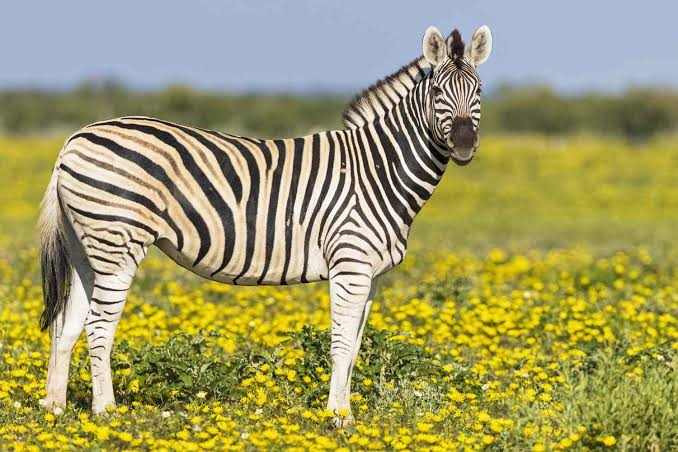
#> input picture images/input.jpeg, 678 x 452 px
$ jupyter execute 'lab 3.ipynb'
#> lines starting #> are read from the running program, lines starting #| are printed output that depends on the picture
[cell 1]
import cv2

img = cv2.imread('./images/input.jpeg')
#> img is the input picture: shape (452, 678, 3); mean B, G, R 102.3, 155.9, 160

print("Type of img:", type(img))
#| Type of img: <class 'numpy.ndarray'>

cv2.imshow('Input image', img)
cv2.waitKey(0)
cv2.destroyAllWindows()

[cell 2]
gray_img = cv2.imread('./images/input.jpeg', cv2.IMREAD_GRAYSCALE)
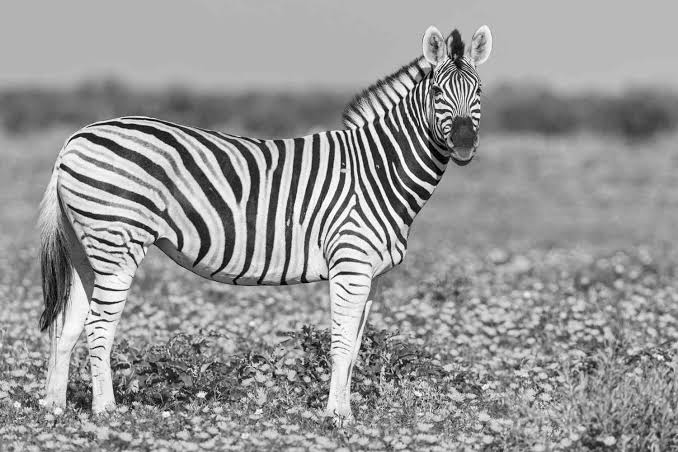
#> gray_img: shape (452, 678); min 0, max 255, mean 151

cv2.imshow('Grayscale', gray_img)
cv2.waitKey(0)
cv2.destroyAllWindows()

[cell 3]
cv2.imwrite('./images/output.jpg', gray_img)
print("Image saved successfully as images/output.jpg")

[cell 4]
gray_img_converted = cv2.cvtColor(img, cv2.COLOR_BGR2GRAY)
cv2.imshow('Grayscale image', gray_img_converted)
cv2.waitKey(0)
cv2.destroyAllWindows()

color_flags = [x for x in dir(cv2) if x.startswith('COLOR_')]
print(f"Total available color flags: {len(color_flags)}")
print("Sample color flags:", color_flags[:10])

yuv_img = cv2.cvtColor(img, cv2.COLOR_BGR2YUV)
#> yuv_img: shape (452, 678, 3); mean of channels 0, 1, 2 151, 104.1, 136

cv2.imshow('Y channel', yuv_img[:, :, 0])
cv2.imshow('U channel', yuv_img[:, :, 1])
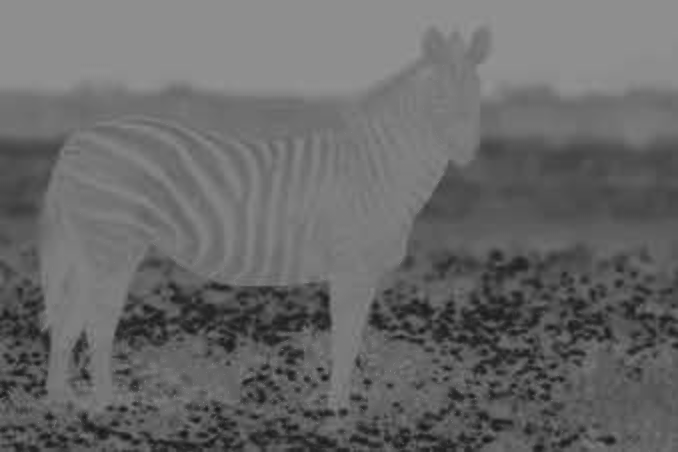
#> window 'U channel': shape (452, 678); min 22, max 146, mean 104.1
cv2.imshow('V channel', yuv_img[:, :, 2])
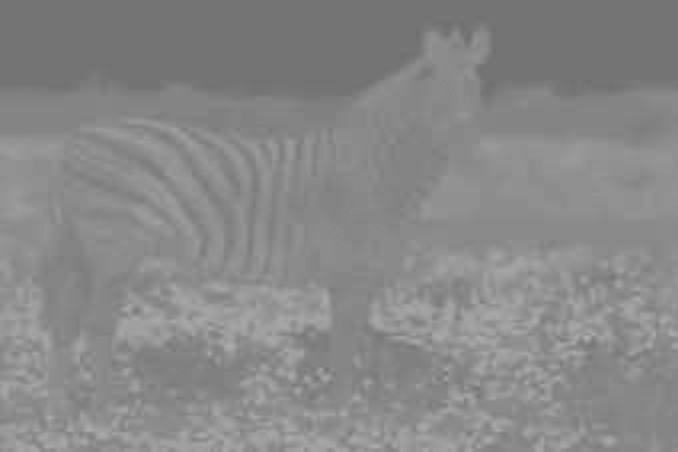
#> window 'V channel': shape (452, 678); min 110, max 180, mean 136
cv2.waitKey(0)
cv2.destroyAllWindows()

[cell 5]
import numpy as np

h, w = img.shape[:2]
#> h = 452; w = 678

new_w, new_h = int(w * 1.5), int(h * 1.5)
#> new_w = 1017; new_h = 678
scaled_img = cv2.resize(img, (new_w, new_h), interpolation=cv2.INTER_CUBIC)
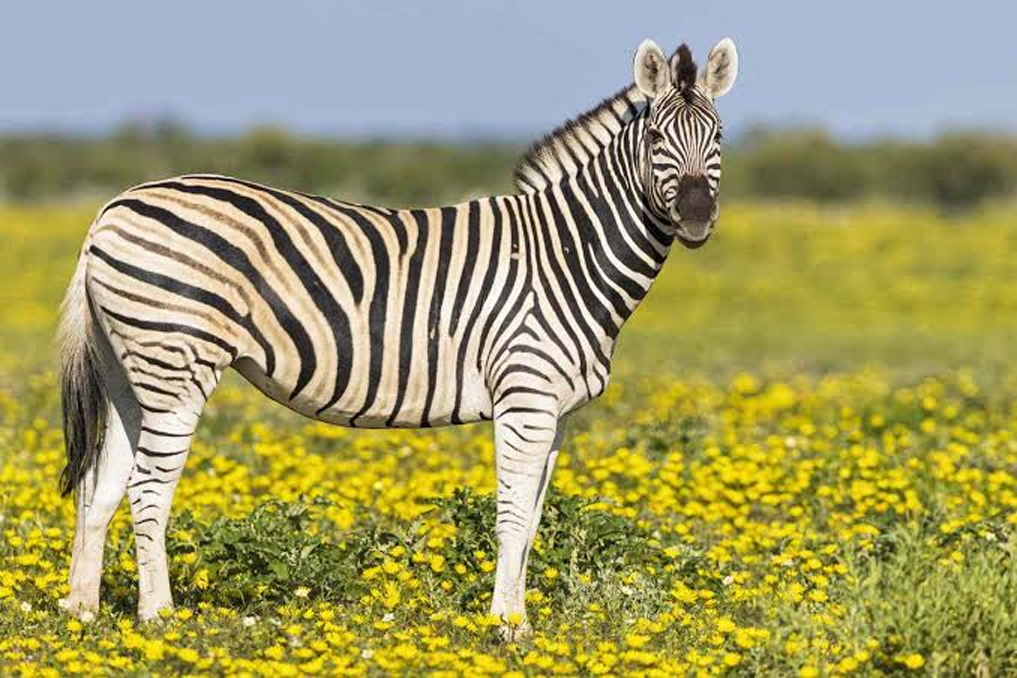
#> scaled_img: shape (678, 1017, 3); mean B, G, R 102.3, 155.9, 160

center = (w // 2, h // 2)
#> center = (339, 226)
rotation_matrix = cv2.getRotationMatrix2D(center, 120, 1.0)
rotated_img = cv2.warpAffine(img, rotation_matrix, (w, h))
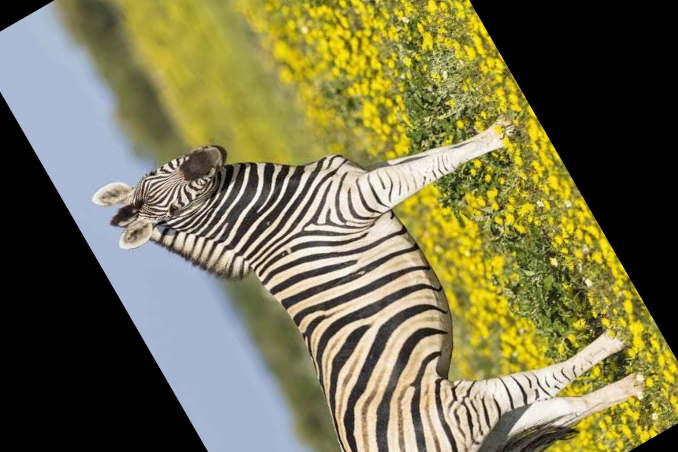
#> rotated_img: shape (452, 678, 3); mean B, G, R 77.7, 116, 119.8

sh_x = 0.2
sh_y = 0.1
shear_matrix = np.float32([
    [1, sh_x, 0],
    [sh_y, 1, 0]
])
sheared_w = int(w + abs(sh_x) * h)
#> sheared_w = 768
sheared_h = int(h + abs(sh_y) * w)
#> sheared_h = 519
sheared_img = cv2.warpAffine(img, shear_matrix, (sheared_w, sheared_h))
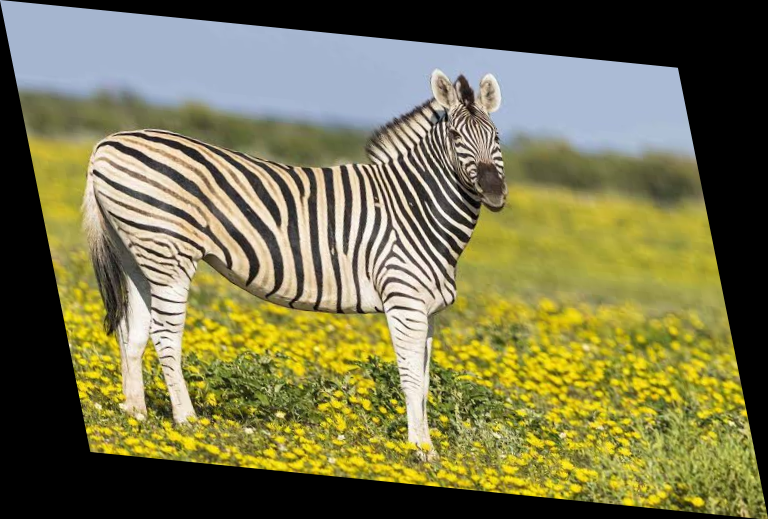
#> sheared_img: shape (519, 768, 3); mean B, G, R 77.1, 117.5, 120.6

cv2.imshow('Scaled Image (Increased Size)', scaled_img)
cv2.imshow('Rotated Image (120 Degrees)', rotated_img)
cv2.imshow('Sheared Image', sheared_img)
cv2.waitKey(0)
cv2.destroyAllWindows()

cv2.imwrite('./images/task1_scaled.jpg', scaled_img)
cv2.imwrite('./images/task1_rotated.jpg', rotated_img)
cv2.imwrite('./images/task1_sheared.jpg', sheared_img)
#> Out = True

[cell 6]
import matplotlib.pyplot as plt

gray = cv2.cvtColor(img, cv2.COLOR_BGR2GRAY)

negative_img = 255 - gray
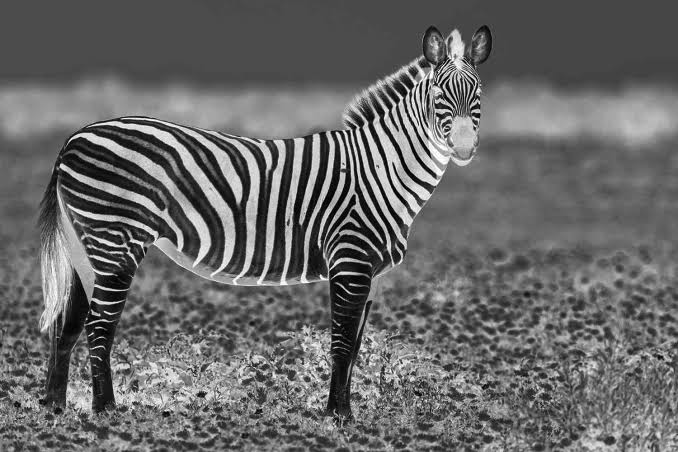
#> negative_img: shape (452, 678); min 0, max 255, mean 104

c_log = 255.0 / np.log(1.0 + float(np.max(gray)))
#> c_log = 45.99
log_img = c_log * np.log(1.0 + gray.astype(np.float64))
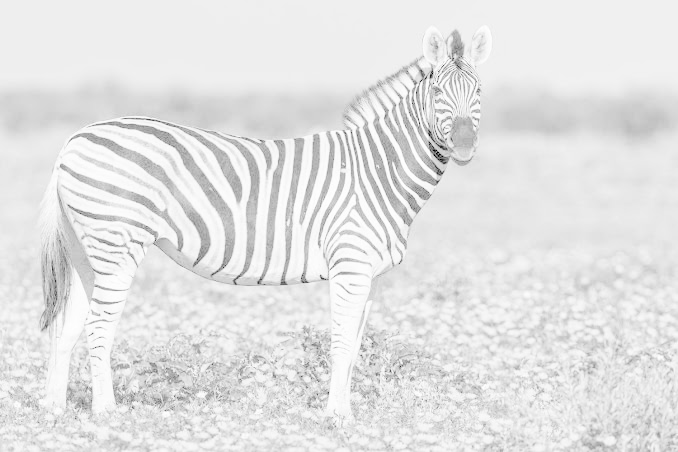
#> log_img: shape (452, 678) float64; min 0, max 255, mean 227.7
log_img = np.clip(log_img, 0, 255).astype(np.uint8)

gamma = 0.5
gamma_norm = gray / 255.0
gamma_img = np.clip(255.0 * (gamma_norm ** gamma), 0, 255).astype(np.uint8)
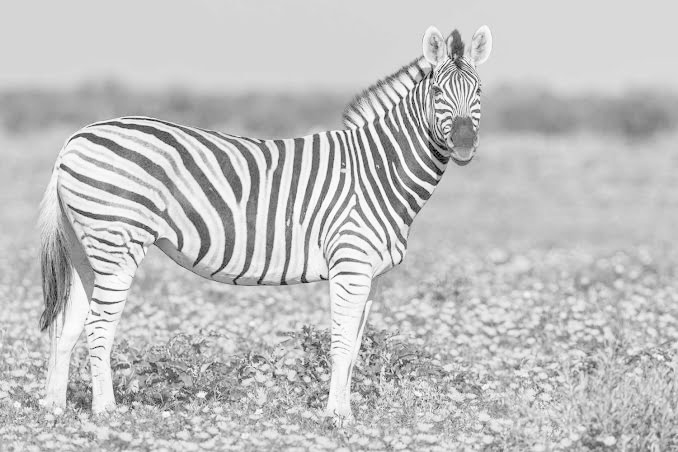
#> gamma_img: shape (452, 678); min 0, max 255, mean 192.5

fig, axes = plt.subplots(1, 4, figsize=(16, 5))
titles = [
    'Original Grayscale',
    'Negative Image',
    f'Log Transform (c={c_log:.2f})',
    f'Power-Law (Gamma={gamma})'
]
#> titles = ['Original Grayscale', 'Negative Image', 'Log Transform (c=45.99)', 'Power-Law (Gamma=0.5)']
images = [gray, negative_img, log_img, gamma_img]

for ax, im, title in zip(axes, images, titles):
    ax.imshow(im, cmap='gray')
    ax.set_title(title, fontsize=11)
    ax.axis('off')
#> this loop made 4 passes
#> title on passes 1 to 4: 'Original Grayscale', 'Negative Image', 'Log Transform (c=45.99)', 'Power-Law (Gamma=0.5)'

plt.tight_layout()
plt.show()

cv2.imwrite('./images/task2_negative.jpg', negative_img)
cv2.imwrite('./images/task2_log.jpg', log_img)
cv2.imwrite('./images/task2_gamma.jpg', gamma_img)
#> Out = True

$ run again, with images/task1_rotated.jpg copied over images/input.jpeg
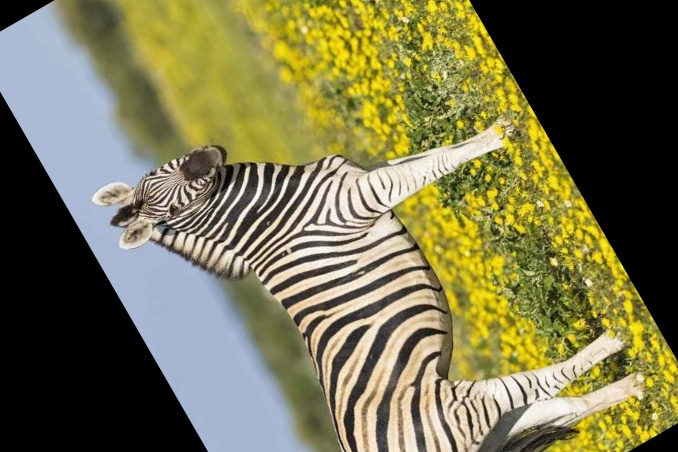
#> input picture images/task1_rotated.jpg, 678 x 452 px
#> img is the input picture: shape (452, 678, 3); mean B, G, R 77.8, 116, 119.8
#| Type of img: <class 'numpy.ndarray'>
#> yuv_img: shape (452, 678, 3); mean of channels 0, 1, 2 112.8, 110.8, 134.2
#> `cv2.imwrite('./images/task1_sheared.jpg', sheared_img)`: Out = True
#> `negative_img = 255 - gray`:
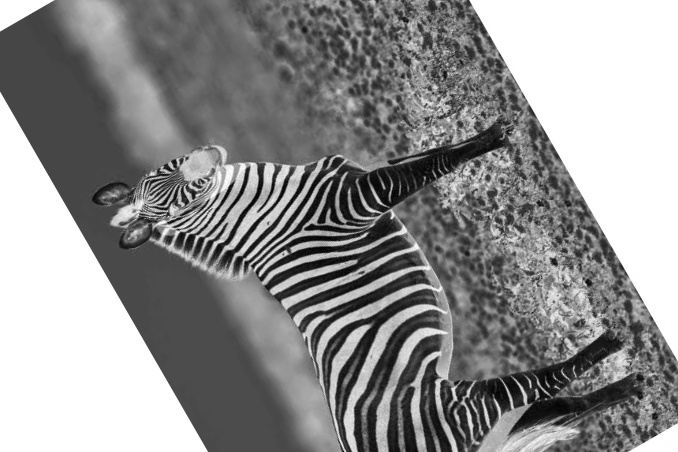
#> negative_img: shape (452, 678); min 1, max 255, mean 142.2
#> c_log = 46.02
#> `gamma_img = np.clip(255.0 * (gamma_norm ** gamma), 0, 255).astype(np.u..`:
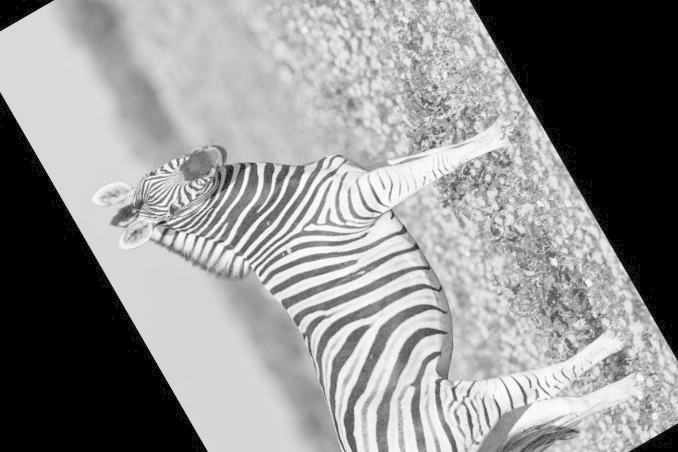
#> gamma_img: shape (452, 678); min 0, max 254, mean 144.2
#> titles = ['Original Grayscale', 'Negative Image', 'Log Transform (c=46.02)', 'Power-Law (Gamma=0.5)']
#> the loop `for ax, im, title in zip(axes, images, titles):` made 4 passes
#> title on passes 1 to 4: 'Original Grayscale', 'Negative Image', 'Log Transform (c=46.02)', 'Power-Law (Gamma=0.5)'
#> `cv2.imwrite('./images/task2_gamma.jpg', gamma_img)`: Out = True

$ run again, with images/task1_sheared.jpg copied over images/input.jpeg
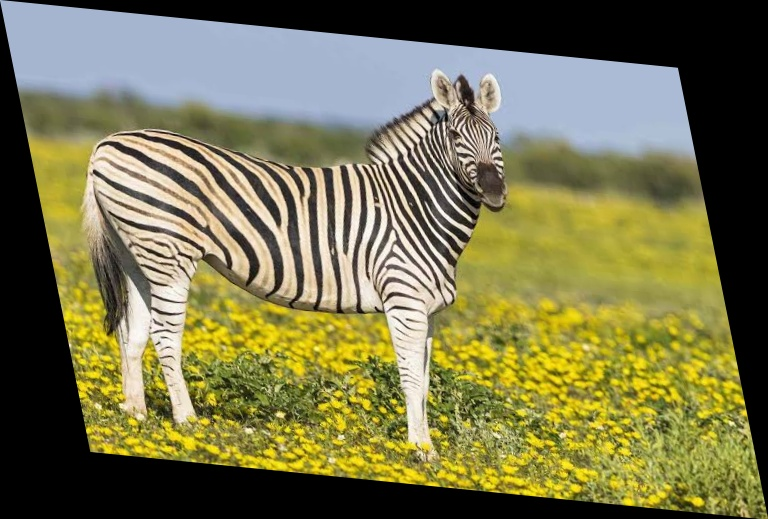
#> input picture images/task1_sheared.jpg, 768 x 519 px
#> img is the input picture: shape (519, 768, 3); mean B, G, R 77.2, 117.5, 120.6
#| Type of img: <class 'numpy.ndarray'>
#> yuv_img: shape (519, 768, 3); mean of channels 0, 1, 2 113.8, 110, 134
#> `cv2.imwrite('./images/task1_sheared.jpg', sheared_img)`: Out = True
#> `negative_img = 255 - gray`:
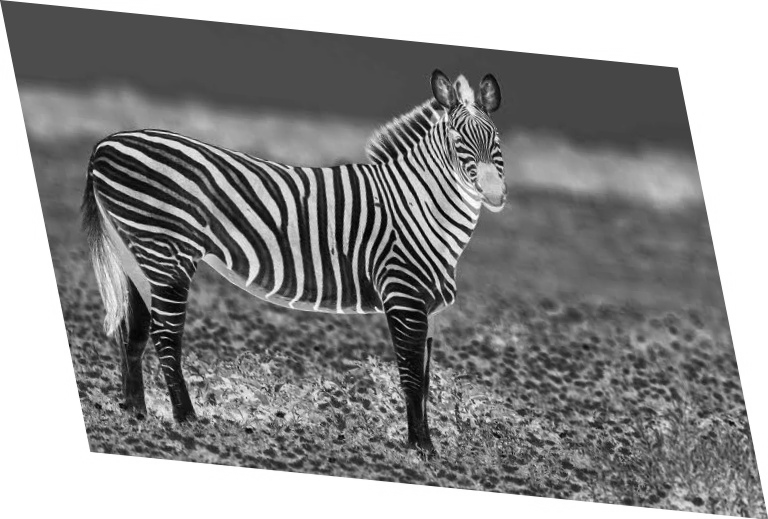
#> negative_img: shape (519, 768); min 1, max 255, mean 141.2
#> c_log = 46.02
#> `gamma_img = np.clip(255.0 * (gamma_norm ** gamma), 0, 255).astype(np.u..`:
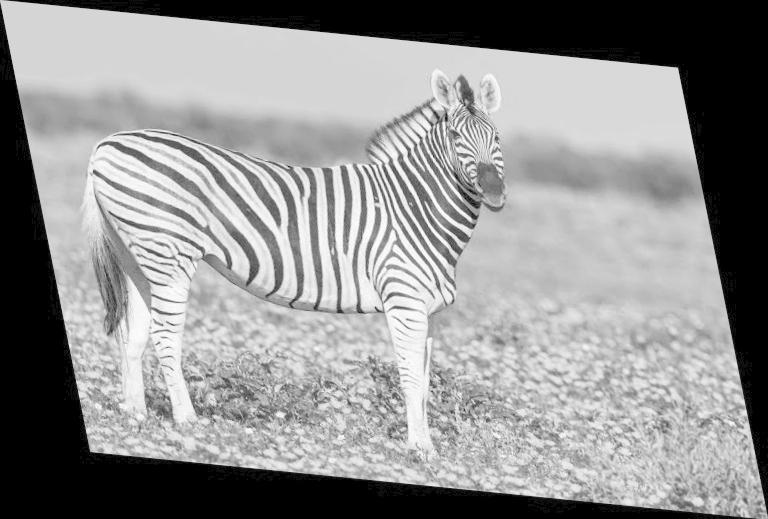
#> gamma_img: shape (519, 768); min 0, max 254, mean 145.8
#> titles = ['Original Grayscale', 'Negative Image', 'Log Transform (c=46.02)', 'Power-Law (Gamma=0.5)']
#> the loop `for ax, im, title in zip(axes, images, titles):` made 4 passes
#> title on passes 1 to 4: 'Original Grayscale', 'Negative Image', 'Log Transform (c=46.02)', 'Power-Law (Gamma=0.5)'
#> `cv2.imwrite('./images/task2_gamma.jpg', gamma_img)`: Out = True
